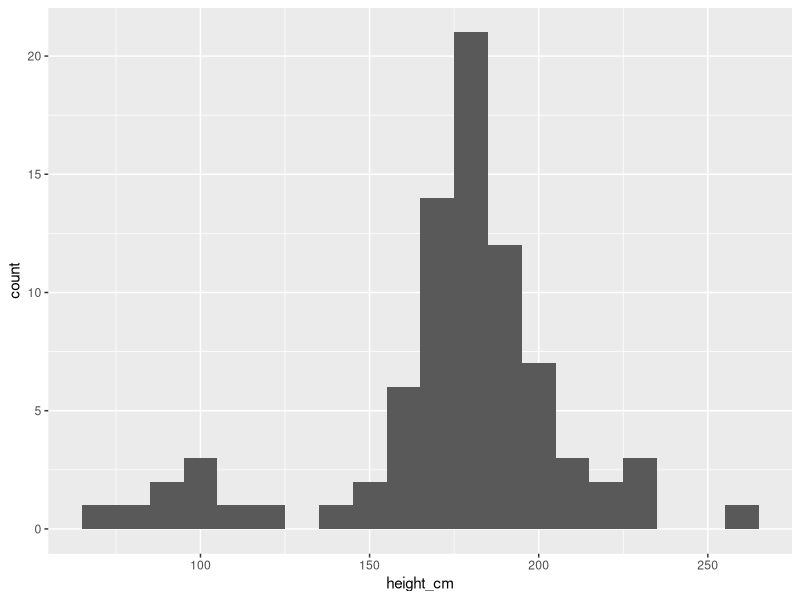
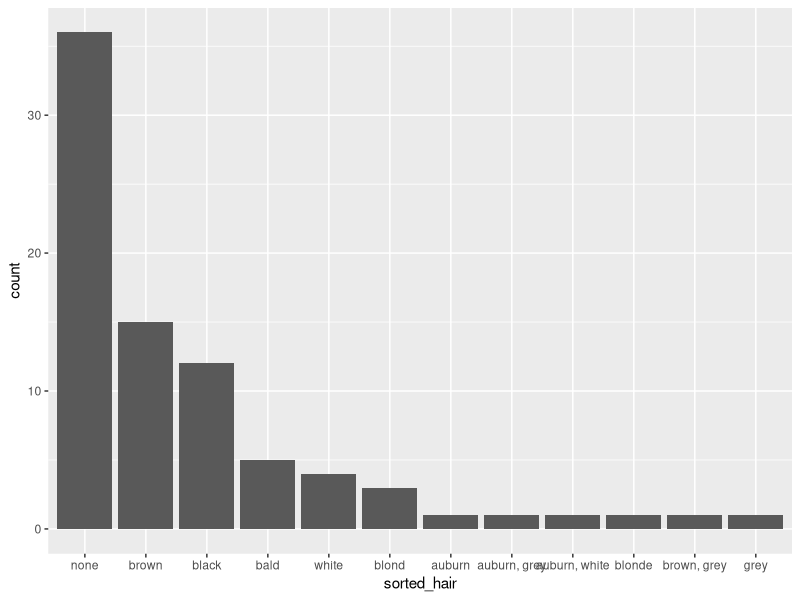
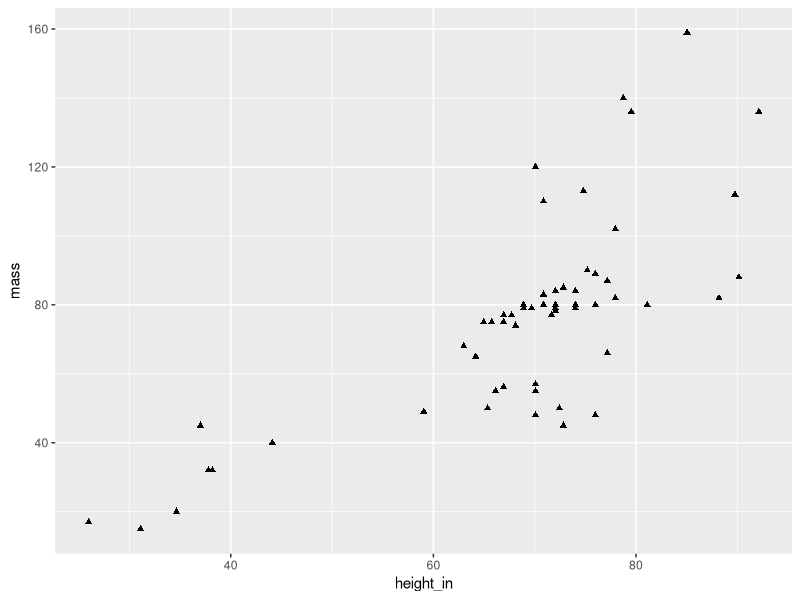
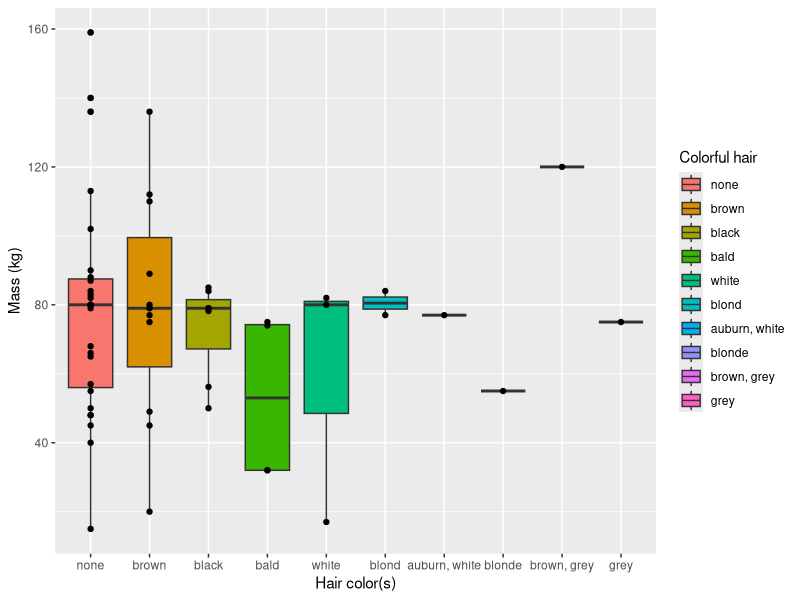
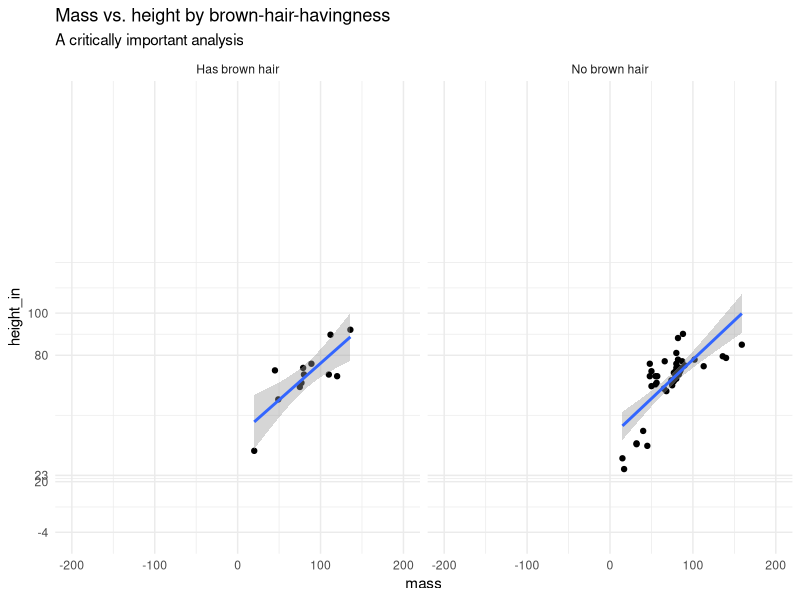
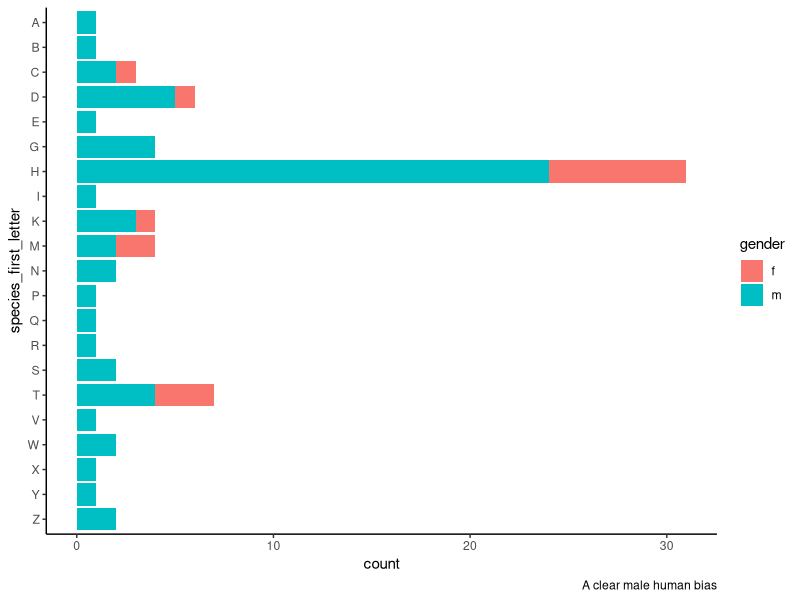
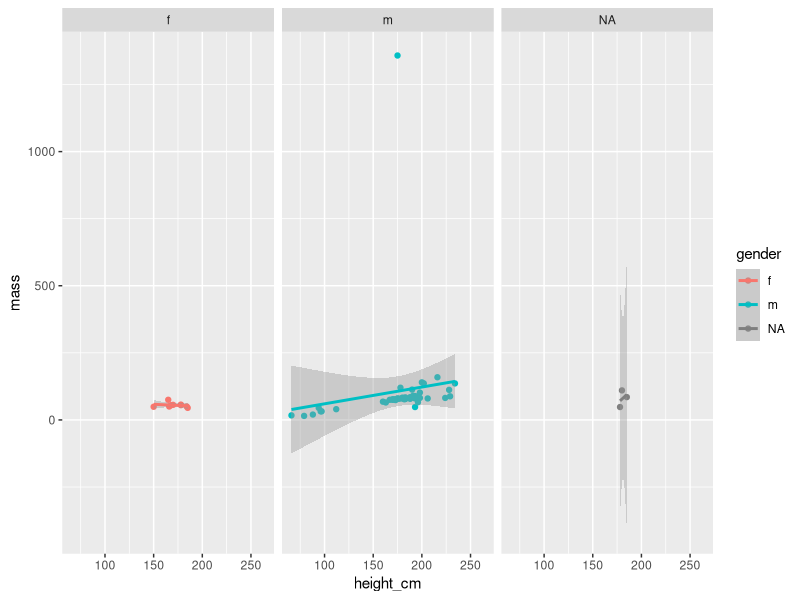
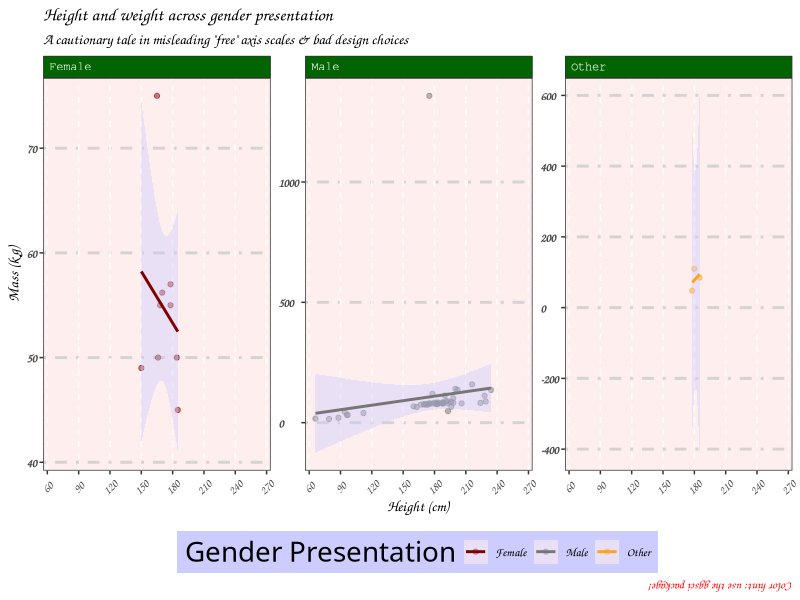

Generate these figures, in order, with R:
library(tidyverse)

## Create your goal tibble to replicate

# # Run this line to see what your end product should look like
# sw.wrangled.goal <- read_csv("data/sw-wrangled.csv") %>% 
#   mutate(across(c(hair, gender, species, homeworld), factor)) # this is a quick-and-dirty fix to account for odd importing behavior
# 
# # View in console
# sw.wrangled.goal 
# 
# # Examine the structure of the df and take note of data types
# # Look closely at factors (you may need another function to do so) to see their levels
# str(sw.wrangled.goal) 
# 
# 
# 
# ## Use the built-in starwars dataset to replicate the tibble above in a tbl called sw.wrangled
# # If you get stuck, use comments to "hold space" for where you know code needs to go to achieve a goal you're not sure how to execute
# sw.wranged <- starwars # %>% ...
# 
# 
# 
# ## Check that your sw.wrangled df is identical to the goal df
# # Use any returned information about mismatches to adjust your code as needed
# all.equal(sw.wrangled.goal, sw.wrangled.goal)


sw.wrangled <- starwars %>% 
  # Select only needed columns & rename height (to height_cm) and hair_color (to hair)
  select(name, height_cm = height, mass, hair = hair_color, gender, species, homeworld) %>% 
  # Filter out any rows where height data is missing
  filter(!is.na(height_cm)) %>% 
  # Break names into two columns (first_name, last_name); use first space " " as delimiter
  ## too_many="merge": if more than one delim (space) is found, merge everything after the space into the second column
  ## too_few="align_start": if less than one delim is found, treat the name like a first name and make last_name NA
  ## notice where in the column order the new columns appear vs if you did this with a mutate 
  separate_wider_delim(name, delim=" ", names = c("first_name", "last_name"), too_many="merge", too_few = "align_start") %>% 
  # Change categorical variables (but currently character) to factors
  mutate(
    ## for the 2 detected levels of gender (feminine, masculine) relabel (i.e., rename/replace those values) with f & m
    gender = factor(gender, levels = c("feminine", "masculine"), labels = c("f", "m")),
    ## convert character values in species to all upper case before creating factor levels
    species = factor(str_to_upper(species)),
    homeworld = factor(homeworld)) %>% 
  # create a second height column by converting cm to inches
  mutate(height_in = height_cm*.3937) %>% 
  # where there is no value in hair, use value "bald"
  mutate(hair = factor(replace_na(hair, "bald"))) %>% 
  # create a logical variable that returns true if "brown" is anywhere in the string value for hair 
  mutate(brown_hair = str_detect(hair, "brown")) %>% 
  # create an initials column by concatenating the first characters of the first and last name
  ## str_sub(colname, 1, 1) -- the '1,1' bit means the first character to include is the one in position 1
  ## and the last is in position 1 (so just the first character)
  mutate(initials = paste0(str_sub(first_name, 1, 1), str_sub(last_name, 1, 1))) %>% 
  # move the new height_in column to be immediately left of the height_cm column 
  relocate(height_in, .before = height_cm) %>% 
  # move the new initials column to be immediately right of the last_name column
  relocate(initials, .after = last_name) %>% 
  # sort by last_name and then (when last_name matches) by first_name 
  arrange(last_name, first_name)

#write_csv(sw.wrangled, "data/sw-wrangled.csv")

# 
# sw.wrangled <- read_csv("data/sw-wrangled.csv") %>% 
#   mutate(across(c(hair, gender, species, homeworld), factor))

## ASSIGNMENT (11): RECREATE THESE PLOTS (BASIC) ##

ggplot(sw.wrangled) +
  geom_histogram(aes(x = height_cm), binwidth = 10)

sw.wrangled %>% 
  mutate(sorted_hair = fct_infreq(hair)) %>% 
  ggplot() +
  geom_bar(aes(x = sorted_hair))

sw.wrangled %>% 
  filter(mass < 300) %>% 
  ggplot() +
  geom_point(aes(x = height_in, y = mass), shape = "triangle")


## ASSIGNMENT (12): RECREATE THESE PLOTS (INTERMEDIATE) ##

sw.wrangled %>% 
  filter(mass < 300) %>% 
  ggplot() +
  geom_boxplot(aes(x=fct_infreq(hair), y=mass, fill=fct_infreq(hair))) +
  geom_point(aes(x=fct_infreq(hair), y=mass)) +
  labs(x="Hair color(s)",
       y="Mass (kg)",
       fill="Colorful hair")

sw.wrangled %>% 
  mutate(brown_hair = ifelse(brown_hair, "Has brown hair", "No brown hair")) %>% 
  ggplot(aes(mass, height_in)) +
  geom_point() +
  geom_smooth(method="lm") +
  scale_x_continuous(limits = c(-200, 200)) +
  scale_y_continuous(limits = c(-4, 200), breaks = c(-4, 20, 23, 80, 100)) +
  facet_grid(cols = vars(brown_hair)) +
  theme_minimal() +
  labs(title = "Mass vs. height by brown-hair-havingness",
       subtitle = "A critically important analysis")

sw.wrangled %>% 
  mutate(species_first_letter = fct_rev(factor(str_sub(species, 1, 1)))) %>%
  filter(!is.na(species_first_letter)) %>% 
  ggplot(aes(x=species_first_letter, fill=gender)) +
  geom_bar() +
  coord_flip() +
  labs(caption = "A clear male human bias") +
  theme_classic()


## ASSIGNMENT (13): RECREATE THIS PLOT (ADVANCED) ##

library(ggsci)

## Base plot
sw.wrangled %>%
  ggplot(aes(x=height_cm, y=mass, color = gender)) +
  geom_point() +
  geom_smooth(method="lm") +
  facet_wrap(vars(gender))

sw.wrangled %>% 
  mutate(`Gender Presentation` = case_when(gender == "m" ~ "Male",
                                           gender == "f" ~ "Female",
                                           TRUE ~ "Other")) %>% 
  ggplot(aes(x=height_cm, y=mass, color = `Gender Presentation`)) +
  geom_point(alpha = .5) +
  geom_smooth(method="lm", fill="#ccccff") +
  facet_wrap(vars(`Gender Presentation`), scales = "free_y") +
  scale_color_uchicago() +
  scale_x_continuous(n.breaks = 8) +
  labs(
    title = "Height and weight across gender presentation",
    subtitle = 'A cautionary tale in misleading "free" axis scales & bad design choices',
    caption = "Color hint: use the ggsci package!",
    x = "Height (cm)",
    y = "Mass (kg)"
  ) +
  theme_bw() +
  theme(
    text = element_text(family="Comic Sans MS"),
    strip.text = element_text(hjust = 0, color = "white", family = "Courier"),
    strip.background = element_rect(fill = "darkgreen"),
    axis.text.x = element_text(angle = 45, vjust = .5, hjust = .5), 
    axis.text.y = element_text(face = "bold.italic", hjust = 0),
    legend.title = element_text(family = "Brush Script MT", size = 20),
    legend.position = "bottom",
    legend.background = element_rect(fill="#ccccff"),
    plot.caption = element_text(angle = 180, hjust = 0, color = "red"),
    panel.background = element_rect(fill = "#ffeeee"),
    panel.grid.major.y = element_line(color = "lightgray", linewidth = 1, linetype = 4),
    panel.grid.major.x = element_line(color = "white", linewidth = .5, linetype = 2),
    panel.grid.minor = element_blank()
  )
